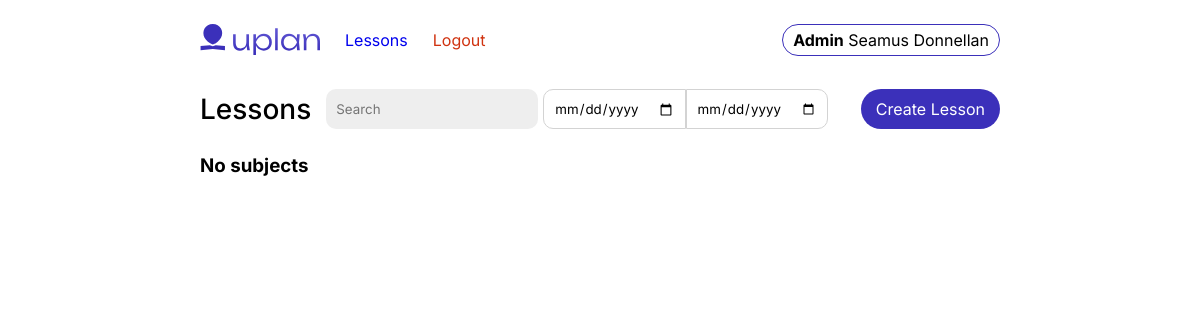
Before: / (signed in) with the older database file.
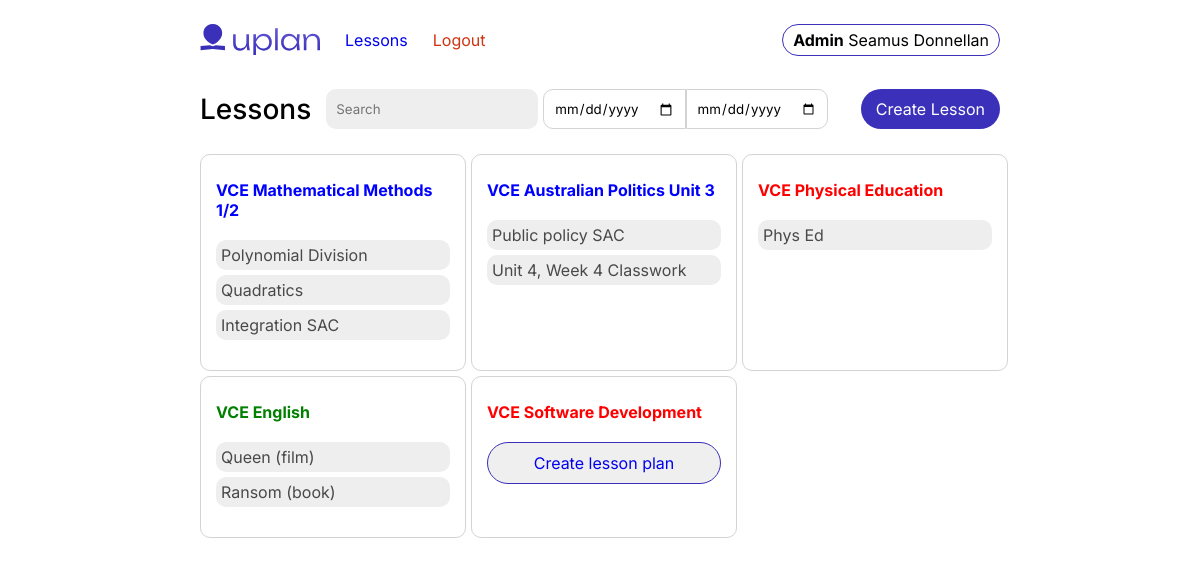
After: the same page with the newer database file.
### core/models.py (models this page shows, shortened)
class Subject(models.Model):
    name = models.CharField(max_length=256)
    teacher = models.ForeignKey(Profile, blank=True, null=True, on_delete=models.SET_NULL, related_name="subjects")
    primary_colour = models.CharField(max_length=15)

class LessonPlan(models.Model):
    primary_teacher = models.ForeignKey(Profile, blank=True, null=True, on_delete=models.SET_NULL, related_name="lessons")
    associated_teachers = models.ManyToManyField(Profile, related_name="associated_teachers", blank=True)
    subject = models.ManyToManyField("Subject", blank=True, related_name='lesson_plan')
    title = models.CharField(max_length=256, null=True, blank=True, validators=[validate_existence])
    text_content = models.TextField(blank=False, null=False, validators=[validate_existence])
    date_created = models.DateTimeField(auto_now_add=True, blank=True, null=True)
    lesson_date = models.DateField(blank=True, null=True)
    slug = models.SlugField(
        default='',
        editable=True,
        max_length=75,
        unique=True,
        null=True,
        blank=True
    )
    def get_absolute_url(self):
        kwargs = {
            'slug': self.slug,
        }
        return reverse('core:lesson_view', kwargs=kwargs)

### core/views.py (the view)
# urls.py: path('', views.index, name='index'),
@login_required
def index(request):
    cur_user = request.user.profile
    user_subjects = cur_user.subjects.all()
    lesson_plans = cur_user.lessons.all()
    context = {
        'subjects': user_subjects,
        'lessons': lesson_plans
    }
    return render(request, 'core/index.html', context)

### core/models.py (called while the page is built)
    @property
    def full_name(self):
        return f"{self.given_name} {self.family_name}"

### templates/core/index.html (shortened to what this page needs)
{% extends 'core/base.html' %}
{% load static %}
{% block content %}
<div class="container">
    <div class="title-container">
        <div class="title-title-search">
            <h1>Lessons</h1>
            <form style="display: flex; gap: 5px;" method="get" action="{% url 'core:search_results' %}">
                <input type="search" name="q" id="q" placeholder="Search">
                <div class="date-range-group">
                    <input type="date" name="ds" id="" value="{{ date_start }}">
                    <input type="date" name="de" id="" value="{{ date_end }}">
                </div>
            </form>
        </div>
        <div class="button-group">
            <button class="btn btn__primary"><a href="{% url 'core:create_lesson' %}">Create Lesson</a></button>
        </div>
    </div>
    {% if subjects %}
    <div class="subjects">
    {% for subject in subjects %}
        <div class="subject-container">
                <div class="subject-name">
                <h4 style="color: {{ subject.primary_colour }}">{{ subject.name }}</h4>
                </div>
                <div class="lesson-plan">
                {% for lesson in subject.lesson_plan.all %}
                    <li><a href="{{ lesson.get_absolute_url }}">{{ lesson.title }}</a></li>
                    {% empty %}
                    <button style="width: 100%;" class="btn btn__secondary"><a href="{% url 'core:create_lesson' %}">Create lesson plan</a></button>
                {% endfor %}
                </div>
        </div>
    {% endfor %}
    </div>
        {% else %}
        <h3>No subjects</h3>
    {% endif %}
</div>
{% endblock content %}

Changed rows visible on the page:
now on this page (row edited): Subject: name "VCE Mathematical Methods 1/2", primary_colour "blue" (drawn)
changed Subject: teacher_id 1 → 2 (drawn)
now on this page (row edited): LessonPlan: title "Polynomial Division", shown under "VCE Mathematical Methods 1/2"
now on this page (row edited): LessonPlan: title "Quadratics", shown under "VCE Mathematical Methods 1/2"
added LessonPlan: title "Integration SAC", shown under "VCE Mathematical Methods 1/2"
added Subject: name "VCE Australian Politics Unit 3", primary_colour "blue" (drawn)
added LessonPlan: title "Public policy SAC", shown under "VCE Australian Politics Unit 3"
added LessonPlan: title "Unit 4, Week 4 Classwork", shown under "VCE Australian Politics Unit 3"
added Subject: name "VCE Physical Education", primary_colour "red" (drawn)
now on this page (row edited): LessonPlan: title "Phys Ed", shown under "VCE Physical Education"
added Subject: name "VCE English", primary_colour "green" (drawn)
now on this page (row edited): LessonPlan: title "Queen (film)", shown under "VCE English"
now on this page (row edited): LessonPlan: title "Ransom (book)", shown under "VCE English"
added Subject: name "VCE Software Development", primary_colour "red" (drawn)
Other visible differences:
text no longer shown: "No subjects"
